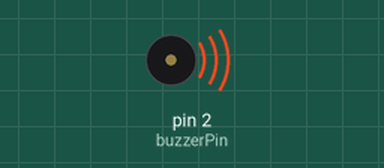
A sketch run on a simulated Arduino Uno, built with avr-gcc and run on an emulated ATmega328P. Shown: buzzer (waves = sounding).

Above: at 0.9 s.
At 4.27 s:
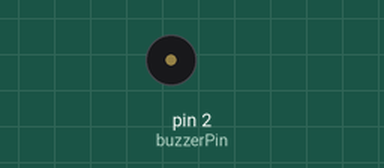
Timing chart, 0 to 9.7 s (numbered marks = the images above):
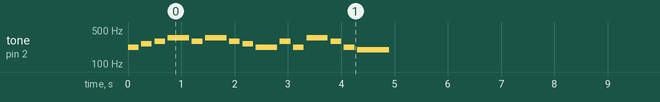

The sketch:

Buzzer_Test.ino
```cpp
int buzzerPin = 2;  // Pin connected to the buzzer


int melody[] = {
  220, 262, 294, 349, 294, 349, 294, 262, 220,  // A3-C4-D4-F4-D4-F4-D4-C4-A3
  294, 220, 349, 294, 220, 196,
};

int noteDurations[] = {
  200, 200, 200, 400, 200, 400, 200, 200, 400,
  200, 200, 400, 200, 200, 600
};

void setup() {
  pinMode(buzzerPin, OUTPUT);
}

void loop() {
  for (int i = 0; i < sizeof(melody) / sizeof(melody[0]); i++) {
    tone(buzzerPin, melody[i]);  // Play note
    delay(noteDurations[i]);     // Wait for the duration
    noTone(buzzerPin);           // Stop
    delay(50);                   // Short pause between notes
  }

  delay(10000);  // Pause before playing again
}
```

Measured:
- by itself, tone on pin 2 (buzzerPin): plays 220 Hz for 0.20 s, 262 Hz for 0.20 s, 294 Hz for 0.20 s, 349 Hz for 0.40 s, 294 Hz for 0.20 s, 349 Hz for 0.40 s … (135 notes in this stretch)
